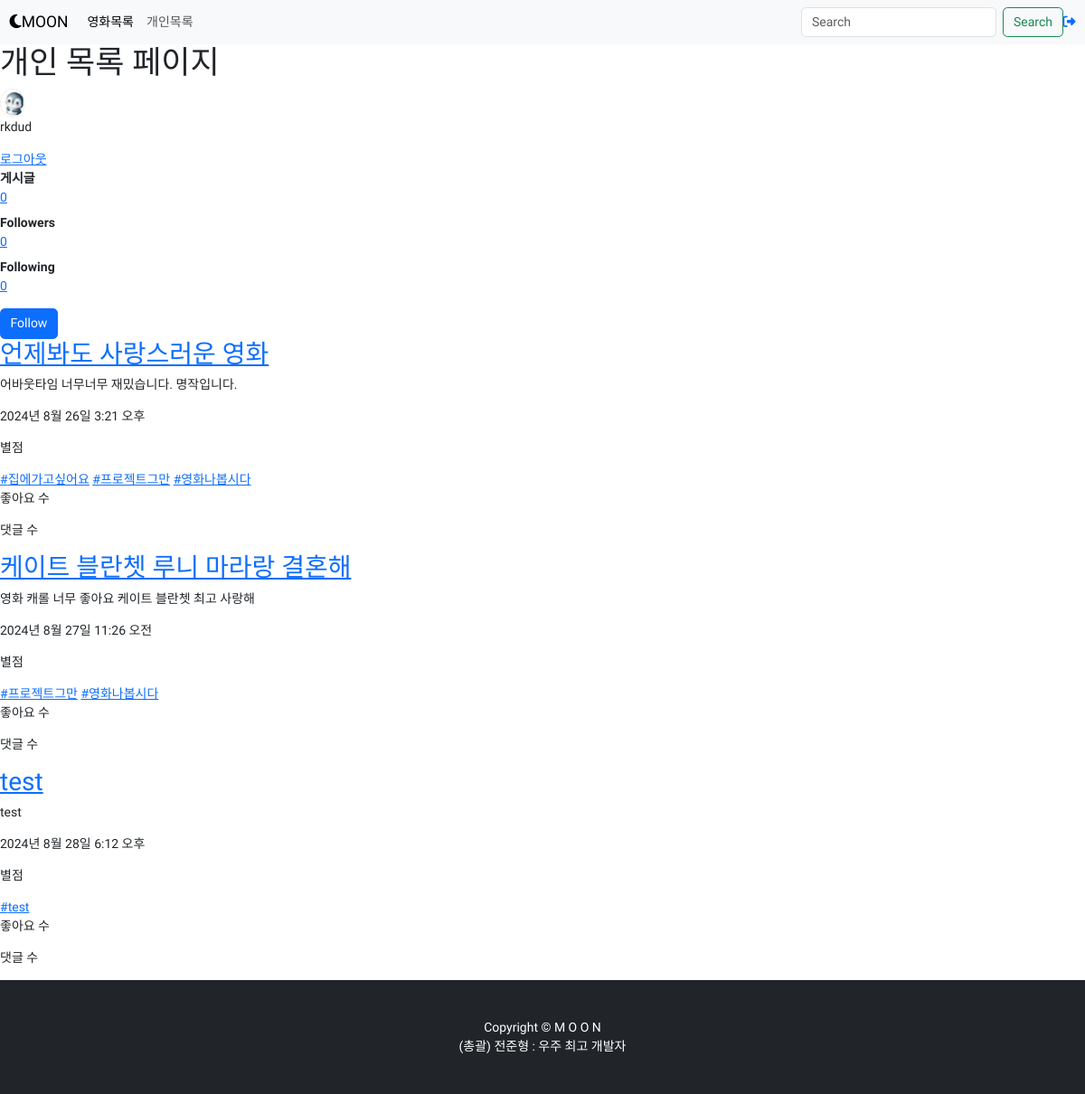
/posts/feeds/ (signed in), run on the app's committed database.
### users/models.py (models this page shows, shortened)
class User(AbstractUser):
    profile_image = models.ImageField("프로필 이미지", upload_to="users/profile", blank=True)
    short_description = models.TextField("소개글", blank=True)
    like_posts = models.ManyToManyField(
        "posts.Post",
        verbose_name="좋아요 누른 게시글",
        related_name="like_users",
        blank=True,
    )
    following = models.ManyToManyField(
        "self",
        verbose_name="팔로우 중인 사용자들",
        related_name="followers",
        symmetrical=False,
        through="users.Relationship",
    )

### posts/models.py (models this page shows, shortened)
class Post(models.Model):
    movies = models.ForeignKey("movies.movies_post",
                              verbose_name = "영화",
                              on_delete = models.CASCADE)
    user = models.ForeignKey("users.User", # 앱이름.모델이름
                             verbose_name = "작성자",
                             on_delete = models.CASCADE) # 작성자 데이터 삭제되면 Post도 같이 삭제
    review = models.TextField("리뷰", blank=False)
    short_comment = models.CharField("한줄평", max_length = 50)
    created = models.DateTimeField("작성일시", auto_now_add = True)
    tags = models.ManyToManyField("posts.HashTag", verbose_name="해시태그 목록", blank=True)

class HashTag(models.Model):
    name = models.CharField("태그명", max_length=30)

### posts/views.py (the view)
# urls.py: path("feeds/", views.feeds, name = "feeds"),
def feeds(request):
    user = request.user
    is_authenticated = user.is_authenticated
    if not is_authenticated:
        return redirect("users:login")
    posts = Post.objects.all()
    context = {
        "posts" : posts
    }
    return render(request, "posts/feeds.html", context)

### templates/posts/feeds.html (shortened to what this page needs)
{% extends '_base.html' %}
{% block main_area %}
    <h1>개인 목록 페이지</h1>
    <div class="user"><img src="{{ user.profile_image.url }}"></div>
    <p>{{ user.username }}</p>
    <a href = "/users/logout/">로그아웃</a>
    <div class = "counts">
        <dl>
            <dt>게시글</dt>
            <dd>
                <a href = "{% url 'posts:feeds' %}">{{ user.post_set.count }}</dd></a>
            <dt>Followers</dt>
            <dd>
                <a href = "{% url 'users:followers' user_id=user.id %}">{{ user.followers.count }}</dd></a>
            <dt>Following</dt>
            <dd>
                <a href = "{% url 'users:following' user_id=user.id %}">{{ user.following.count }}</dd></a>
        </dl>
    </div>
            {% if user != post.user %}
            <form action = "{% url 'users:follow' user_id=user.id %}"
                method = "POST">
                <button type = "submit" class = "btn btn-primary">
                    {% if post.user in user.following.all %}
                        Unfollow
                    {% else %}
                        Follow
                    {% endif %}
                </button>
            </form>
            {% endif %}
    <section>
        {% for post in posts %}
        <div>
            <h2>
                <a href = "/posts/{{post.pk}}/">{{ post.short_comment }}</a>
            </h2>
            <p>{{ post.review }} </p>
            <p>{{ post.created }}</p>
            <p>별점</p>
            <div class = "post-tags">
                {% for tag in post.tags.all %}
                    <a href = "{% url 'posts:tags' tag_name=tag.name %}">#{{ tag.name }}</a>
                {% endfor %}
            </div>
            <p>좋아요 수</p>
            <p>댓글 수</p>
        </div>
        {% endfor %}
    </section>
{% endblock %}

### static/movies/movie.css (style rules this page uses)
* { font-family: 'Gowun Dodum', sans-serif; }
html { margin: 0; font-family: "Noto Sans KR", serif; font-weight: 300; font-size: 14px; color: #333; height: 100%; }
div.user img { height: 32px; border-radius: 50%; border: 1px solid #eee; box-sizing: border-box; margin-right: 10px; }
div.user { display: flex; align-items: center; gap: 1rem; }

### data on the page
User: profile_image (picture), username "rkdud", post_set.count "0", followers.count "0", following.count "0"
Post: short_comment "언제봐도 사랑스러운 영화", review "어바웃타임 너무너무 재밌습니다. 명작입니다.", created "2024년 8월 26일 3:21 오후"
HashTag: name "집에가고싶어요"
HashTag: name "프로젝트그만"
HashTag: name "영화나봅시다"
Post: short_comment "케이트 블란쳇 루니 마라랑 결혼해", review "영화 캐롤 너무 좋아요 케이트 블란쳇 최고 사랑해", created "2024년 8월 27일 11:26 오전"
Post: short_comment "test", review "test", created "2024년 8월 28일 6:12 오후"
HashTag: name "test"
